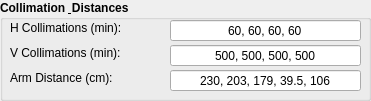
   <widget class="QGroupBox" name="groupBox_6">
    <property name="geometry">
     <rect>
      <x>10</x>
      <y>550</y>
      <width>371</width>
      <height>101</height>
     </rect>
    </property>
    <property name="font">
     <font>
      <weight>75</weight>
      <bold>true</bold>
     </font>
    </property>
    <property name="title">
     <string>Collimation &amp; Distances</string>
    </property>
    <widget class="QLineEdit" name="vcols_input">
     <property name="geometry">
      <rect>
       <x>170</x>
       <y>45</y>
       <width>191</width>
       <height>21</height>
      </rect>
     </property>
     <property name="sizePolicy">
      <sizepolicy hsizetype="Fixed" vsizetype="Fixed">
       <horstretch>0</horstretch>
       <verstretch>0</verstretch>
      </sizepolicy>
     </property>
     <property name="minimumSize">
      <size>
       <width>150</width>
       <height>21</height>
      </size>
     </property>
     <property name="maximumSize">
      <size>
       <width>300</width>
       <height>21</height>
      </size>
     </property>
     <property name="font">
      <font>
       <weight>50</weight>
       <bold>false</bold>
      </font>
     </property>
     <property name="text">
      <string>500, 500, 500, 500</string>
     </property>
     <property name="alignment">
      <set>Qt::AlignCenter</set>
     </property>
    </widget>
    <widget class="QLineEdit" name="hcols_input">
     <property name="geometry">
      <rect>
       <x>170</x>
       <y>20</y>
       <width>191</width>
       <height>21</height>
      </rect>
     </property>
     <property name="sizePolicy">
      <sizepolicy hsizetype="Fixed" vsizetype="Fixed">
       <horstretch>0</horstretch>
       <verstretch>0</verstretch>
      </sizepolicy>
     </property>
     <property name="minimumSize">
      <size>
       <width>150</width>
       <height>21</height>
      </size>
     </property>
     <property name="maximumSize">
      <size>
       <width>300</width>
       <height>21</height>
      </size>
     </property>
     <property name="font">
      <font>
       <weight>50</weight>
       <bold>false</bold>
      </font>
     </property>
     <property name="text">
      <string>60, 60, 60, 60</string>
     </property>
     <property name="alignment">
      <set>Qt::AlignCenter</set>
     </property>
    </widget>
    <widget class="QLabel" name="arms_label">
     <property name="geometry">
      <rect>
       <x>10</x>
       <y>70</y>
       <width>151</width>
       <height>16</height>
      </rect>
     </property>
     <property name="sizePolicy">
      <sizepolicy hsizetype="Fixed" vsizetype="Fixed">
       <horstretch>0</horstretch>
       <verstretch>0</verstretch>
      </sizepolicy>
     </property>
     <property name="minimumSize">
      <size>
       <width>88</width>
       <height>16</height>
      </size>
     </property>
     <property name="font">
      <font>
       <weight>50</weight>
       <bold>false</bold>
      </font>
     </property>
     <property name="text">
      <string>Arm Distance (cm):</string>
     </property>
     <property name="alignment">
      <set>Qt::AlignLeading|Qt::AlignLeft|Qt::AlignVCenter</set>
     </property>
    </widget>
    <widget class="QLineEdit" name="arms_input">
     <property name="geometry">
      <rect>
       <x>170</x>
       <y>70</y>
       <width>191</width>
       <height>21</height>
      </rect>
     </property>
     <property name="sizePolicy">
      <sizepolicy hsizetype="Fixed" vsizetype="Fixed">
       <horstretch>0</horstretch>
       <verstretch>0</verstretch>
      </sizepolicy>
     </property>
     <property name="minimumSize">
      <size>
       <width>150</width>
       <height>21</height>
      </size>
     </property>
     <property name="maximumSize">
      <size>
       <width>250</width>
       <height>21</height>
      </size>
     </property>
     <property name="font">
      <font>
       <weight>50</weight>
       <bold>false</bold>
      </font>
     </property>
     <property name="text">
      <string>230, 203, 179, 39.5, 106</string>
     </property>
     <property name="alignment">
      <set>Qt::AlignCenter</set>
     </property>
    </widget>
    <widget class="QLabel" name="hcol_label">
     <property name="geometry">
      <rect>
       <x>10</x>
       <y>20</y>
       <width>201</width>
       <height>16</height>
      </rect>
     </property>
     <property name="sizePolicy">
      <sizepolicy hsizetype="Fixed" vsizetype="Fixed">
       <horstretch>0</horstretch>
       <verstretch>0</verstretch>
      </sizepolicy>
     </property>
     <property name="minimumSize">
      <size>
       <width>201</width>
       <height>16</height>
      </size>
     </property>
     <property name="font">
      <font>
       <weight>50</weight>
       <bold>false</bold>
      </font>
     </property>
     <property name="text">
      <string>H Collimations (min):</string>
     </property>
     <property name="alignment">
      <set>Qt::AlignLeading|Qt::AlignLeft|Qt::AlignVCenter</set>
     </property>
    </widget>
    <widget class="QLabel" name="vcol_label">
     <property name="geometry">
      <rect>
       <x>10</x>
       <y>45</y>
       <width>185</width>
       <height>16</height>
      </rect>
     </property>
     <property name="sizePolicy">
      <sizepolicy hsizetype="Fixed" vsizetype="Fixed">
       <horstretch>0</horstretch>
       <verstretch>0</verstretch>
      </sizepolicy>
     </property>
     <property name="minimumSize">
      <size>
       <width>185</width>
       <height>16</height>
      </size>
     </property>
     <property name="font">
      <font>
       <weight>50</weight>
       <bold>false</bold>
      </font>
     </property>
     <property name="text">
      <string>V Collimations (min):</string>
     </property>
     <property name="alignment">
      <set>Qt::AlignLeading|Qt::AlignLeft|Qt::AlignVCenter</set>
     </property>
    </widget>
   </widget>
